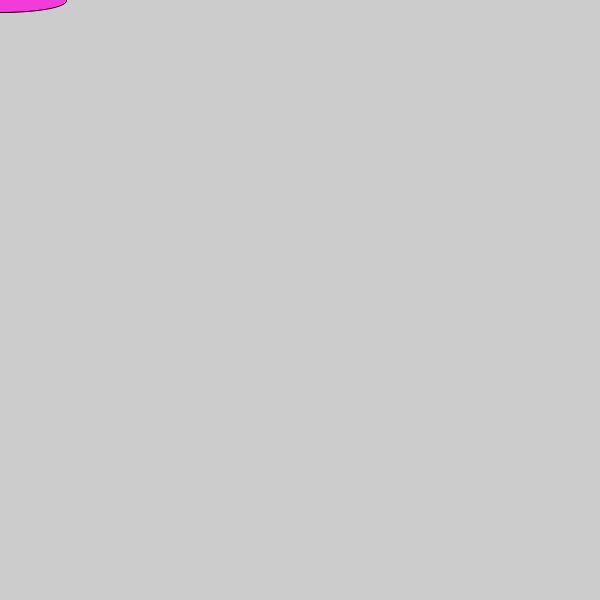
Frame 1 (no input)
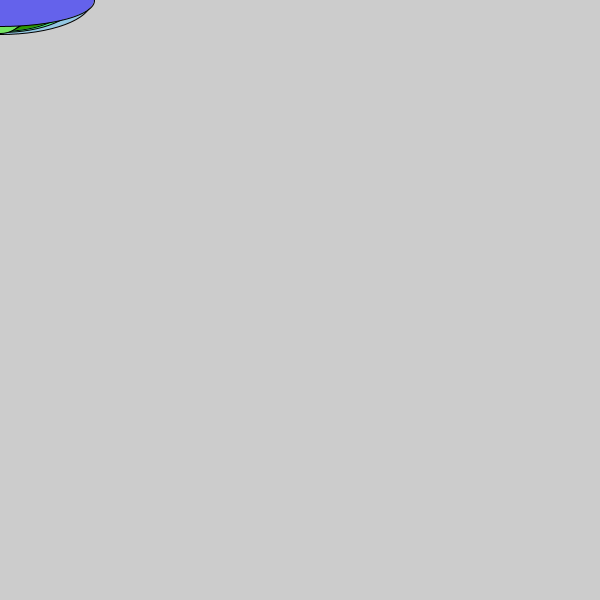
Frame 60 (the mouse pressed at the canvas centre just before this capture)
Frame 120 (the mouse held since frame 60 and released just before this capture): identical to frame 60, image omitted

The Processing sketch that drew these frames (run headless with seeded random() and noise(); from frame 60 on, the mouse is pressed at the canvas centre):

// Processing sketch: processing_158244
// ── processing_158244.pde

boolean isMousePressed = false;
int MAXWIDTH = 200;   //constant
int MAXHEIGHT = 70;  //constant

void setup()
{
  size(600,600);
}

void draw()
{
  if (isMousePressed == false)
  {
    //draw
    int rndW = (int)random(10,MAXWIDTH);
    int rndH = (int)random(10,MAXHEIGHT);
    color rndCol = color ( random(0,255),   //R
                           random(0,255),   //G
                           random(0,255) ); //B
    fill(rndCol);
    ellipse(mouseX, mouseY, rndW, rndH);
  }
}

void mousePressed() //called when mouse is pressed
{
  isMousePressed = true;
}

void mouseReleased()
{
  isMousePressed = false;
}
